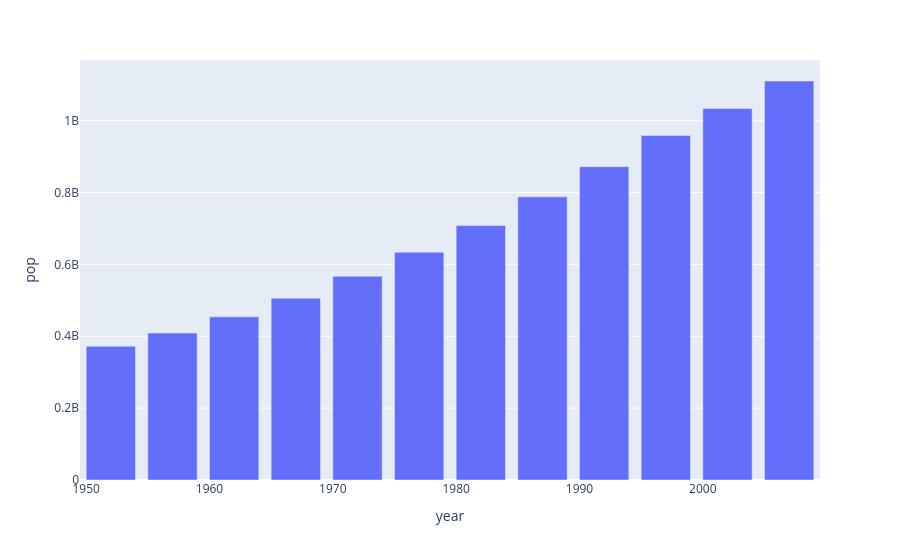

The code cell stored with this chart in its notebook:
### Code cell
px.bar(temp,x='year',y='pop')

### Figure 1 — Plotly figure (JSON) as saved in the notebook; plotly's stock layout.template omitted (floating-point values rounded to 4 significant figures)
{"data": [{"alignmentgroup": "True", "hovertemplate": "year=%{x}<br>pop=%{y}<extra></extra>", "legendgroup": "", "marker": {"color": "#636efa", "pattern": {"shape": ""}}, "name": "", "offsetgroup": "", "orientation": "v", "showlegend": false, "textposition": "auto", "type": "bar", "x": [1952, 1957, 1962, 1967, 1972, 1977, 1982, 1987, 1992, 1997, 2002, 2007], "xaxis": "x", "y": [372000000, 409000000, 454000000, 506000000, 567000000, 634000000, 708000000, 788000000, 872000000, 959000000, 1034172547, 1110396331], "yaxis": "y"}], "layout": {"autosize": true, "barmode": "relative", "legend": {"tracegroupgap": 0}, "margin": {"t": 60}, "xaxis": {"anchor": "y", "autorange": true, "domain": [0, 1], "range": [1950.0, 2010.0], "title": {"text": "year"}, "type": "linear"}, "yaxis": {"anchor": "x", "autorange": true, "domain": [0, 1], "range": [0, 1169000000.0], "title": {"text": "pop"}, "type": "linear"}}}
